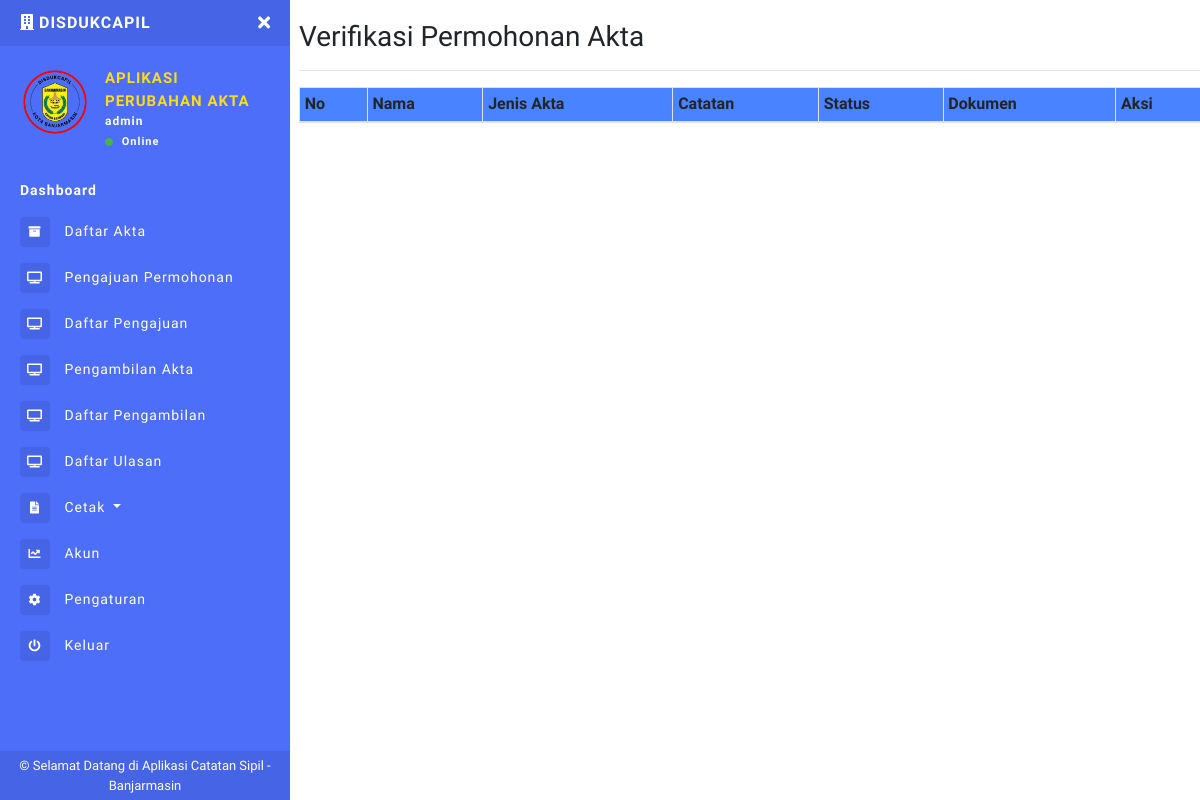
/m_pengajuan.php (signed in), run on an earlier commit of the app's database.
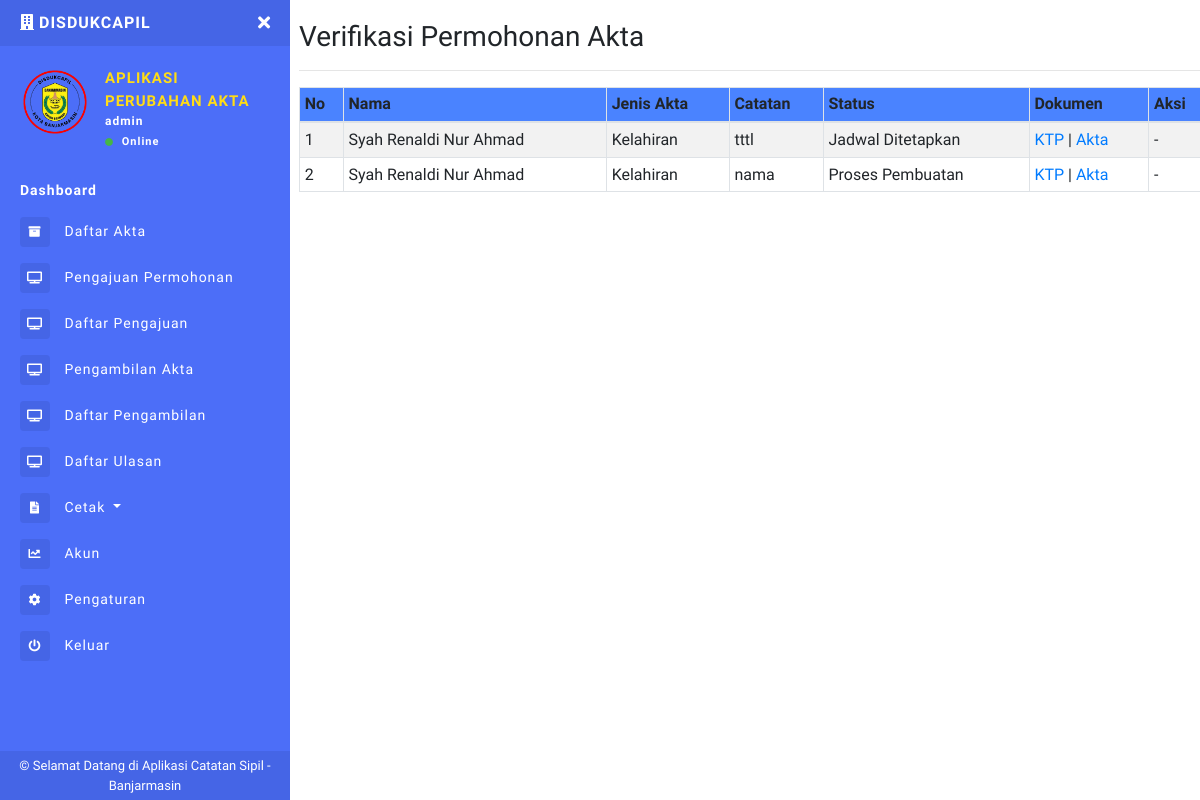
And on a later commit of the database.
### tables this page shows
CREATE TABLE `permohonan_akta` (
  `id_permohonan` int(11) NOT NULL,
  `id_user` int(11) NOT NULL,
  `jenis_akta` varchar(100) NOT NULL,
  `catatan_perubahan` text NOT NULL,
  `file_ktp_pemohon` varchar(255) NOT NULL,
  `file_akta_lama` varchar(255) NOT NULL,
  `status_permohonan` enum('Menunggu Verifikasi','Terverifikasi','Jadwal Ditetapkan','Datang ke Capil','Proses Pembuatan','Akta Selesai','Sudah Diambil','DI Tolak') DEFAULT 'Menunggu Verifikasi',
  `jadwal_kunjungan` date DEFAULT NULL,
  `waktu_kunjungan_mulai` time DEFAULT NULL,
  `waktu_kunjungan_selesai` time DEFAULT NULL,
  `kode_pengambilan` varchar(50) DEFAULT NULL,
  `tanggal_pengajuan` timestamp NOT NULL DEFAULT current_timestamp(),
  `tanggal_selesai` date DEFAULT NULL
);

CREATE TABLE `users` (
  `id_user` int(11) NOT NULL,
  `nik` varchar(16) NOT NULL,
  `no_kk` varchar(16) NOT NULL,
  `nama_lengkap` varchar(100) NOT NULL,
  `jk` enum('L','P') NOT NULL,
  `tempat_lahir` varchar(50) DEFAULT NULL,
  `tanggal_lahir` date DEFAULT NULL,
  `alamat` text DEFAULT NULL,
  `no_wa` varchar(15) DEFAULT NULL,
  `email` varchar(100) DEFAULT NULL,
  `password` varchar(255) NOT NULL,
  `role` varchar(255) NOT NULL,
  `logo` varchar(255) NOT NULL
);

### m_pengajuan.php (the view)
<?php
include 'sidebar.php';
$result = mysqli_query($conn, "SELECT p.*, u.nama_lengkap
          FROM permohonan_akta p
          JOIN users u ON p.id_user = u.id_user
          WHERE u.nama_lengkap = '$nama_lengkap'
          ORDER BY p.id_permohonan DESC");
?>
<body>
    <h1 class="h3 mb-0">Verifikasi Permohonan Akta</h1>
    <hr>
    <table class="table table-striped table-sm table-bordered dt-responsive nowrap" id="table" width="100%">
        <thead style="background-color: #4a83ffff;">
            <tr>
                <th>No</th>
                <th>Nama</th>
                <th>Jenis Akta</th>
                <th>Catatan</th>
                <th>Status</th>
                <th>Dokumen</th>
                <th>Aksi</th>
            </tr>
        </thead>
        <tbody>
            <?php
            $no = 1;
            while ($row = mysqli_fetch_assoc($result)) :
            ?>
                <tr>
                    <td><?php echo $no++; ?></td>
                    <td><?= htmlspecialchars($row['nama_lengkap']) ?></td>
                    <td><?= htmlspecialchars($row['jenis_akta']) ?></td>
                    <td><?= nl2br(htmlspecialchars($row['catatan_perubahan'])) ?></td>
                    <td><?= $row['status_permohonan'] ?></td>
                    <td>
                        <a href="uploads/<?= $row['file_ktp_pemohon'] ?>" target="_blank">KTP</a> |
                        <a href="uploads/<?= $row['file_akta_lama'] ?>" target="_blank">Akta</a>
                    </td>
                    <td>
                        <?php if ($row['status_permohonan'] == 'Menunggu Verifikasi'): ?>
                            Harap Tunggu
                        <?php else: ?>
                            -
                        <?php endif; ?>
                    </td>
                </tr>
            <?php endwhile; ?>
        </tbody>
    </table>
</body>
</html>
<?php
include 'footer.php';
?>

What changed in the data, as far as the page shows it:
added permohonan_akta: id_user.nama_lengkap "Syah Renaldi Nur Ahmad", jenis_akta "Kelahiran", catatan_perubahan "tttl", status_permohonan "Jadwal Ditetapkan"
added permohonan_akta: id_user.nama_lengkap "Syah Renaldi Nur Ahmad", jenis_akta "Kelahiran", catatan_perubahan "nama", status_permohonan "Proses Pembuatan"
